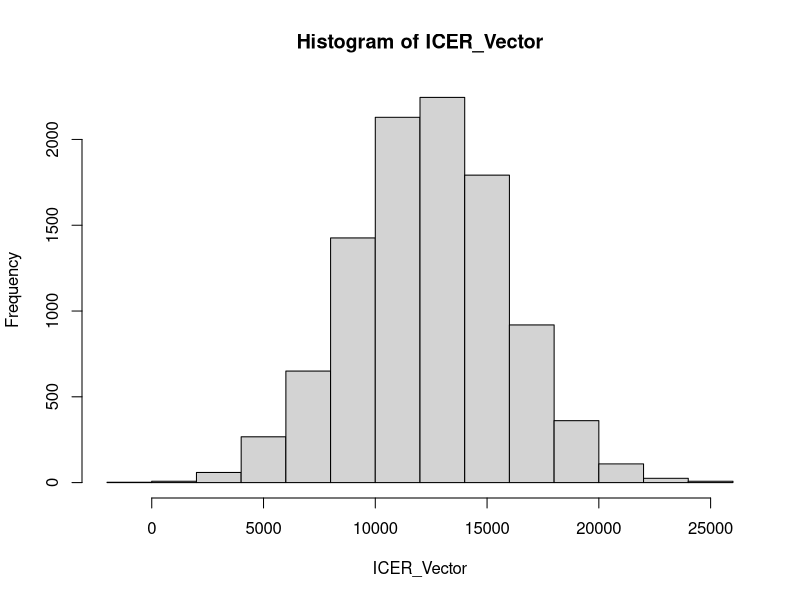
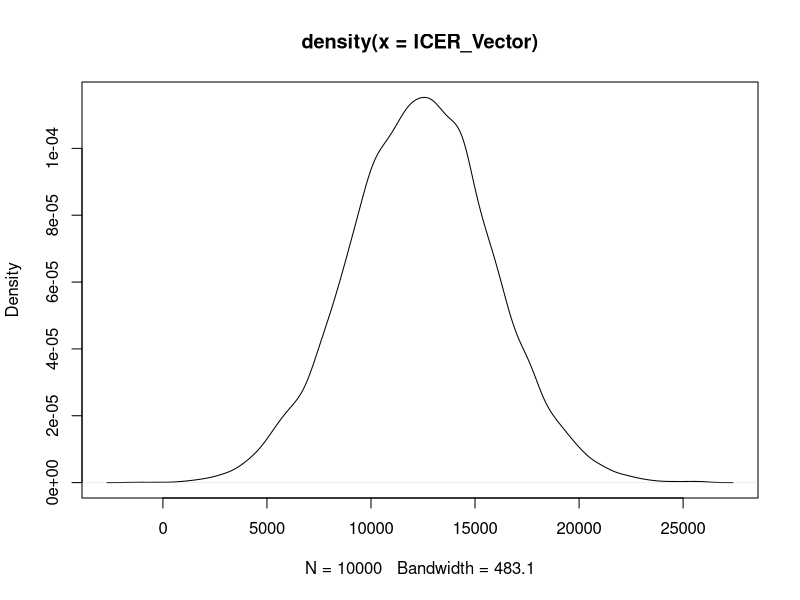
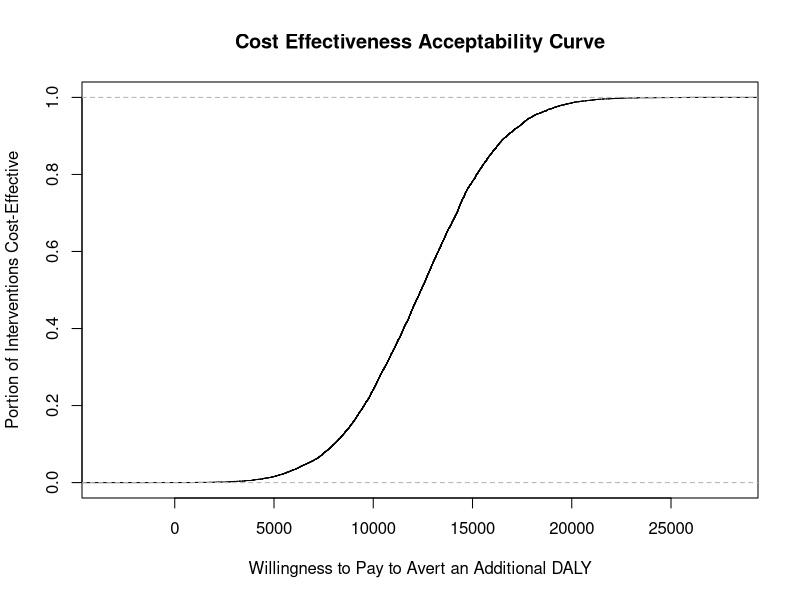

The R source for these figures, in order:
setwd("C:/Users/tresc/Dropbox/LSHTM")

ICER_csv <- function(inputdata){
  setwd("C:/Users/tresc/Dropbox/LSHTM")
  inputdata <- read.csv("inputdata.csv")
  inputdata <- as.data.frame(inputdata)
  costs_intervention <- inputdata$state_distribution_intervention * inputdata$state_costs_intervention
  total_cost_intervention <- costs_intervention[1]+costs_intervention[2]+costs_intervention[3]
  QALYs_intervention <- inputdata$state_distribution_intervention * inputdata$state_QALYs
  total_QALYs_intervention <- QALYs_intervention[1]+QALYs_intervention[2]+QALYs_intervention[3]
  
  costs_control <- inputdata$state_distribution_control * inputdata$state_costs_control
  total_cost_control <- costs_control[1]+costs_control[2]+costs_control[3]
  QALYs_control <- inputdata$state_distribution_control * inputdata$state_QALYs
  total_QALYs_control <- QALYs_control[1]+QALYs_control[2]+QALYs_control[3]
  
  ICER <- (total_cost_intervention - total_cost_control) / (total_QALYs_intervention - total_QALYs_control)
  
  return(ICER)
}

ICER_csv("inputdata.csv")
ICER_csv("pessimistic inputs.csv")
ICER_csv("optimistic inputs.csv")

################################################################################
#Try randomising part of the function, and storing simulation results

ICER_rand <- function(inputdata){
  setwd("C:/Users/tresc/Dropbox/LSHTM")
  inputdata <- read.csv("inputdata.csv")
  inputdata <- as.data.frame(inputdata)
  
  #replace intervention cost with a random draw
  inputdata$state_costs_intervention[1] <- rnorm(1,500,100)
  
  costs_intervention <- inputdata$state_distribution_intervention * inputdata$state_costs_intervention
  total_cost_intervention <- costs_intervention[1]+costs_intervention[2]+costs_intervention[3]
  QALYs_intervention <- inputdata$state_distribution_intervention * inputdata$state_QALYs
  total_QALYs_intervention <- QALYs_intervention[1]+QALYs_intervention[2]+QALYs_intervention[3]
  
  costs_control <- inputdata$state_distribution_control * inputdata$state_costs_control
  total_cost_control <- costs_control[1]+costs_control[2]+costs_control[3]
  QALYs_control <- inputdata$state_distribution_control * inputdata$state_QALYs
  total_QALYs_control <- QALYs_control[1]+QALYs_control[2]+QALYs_control[3]
  
  ICER <- (total_cost_intervention - total_cost_control) / (total_QALYs_intervention - total_QALYs_control)
  
  return(ICER)
}

ICER_Vector <- c(rep(0,10000))

for(i in 1:10000){
  ICER_Vector[i] <- ICER_rand("inputdata.csv")
  rm(i)
}

hist(ICER_Vector)

density <- density(ICER_Vector)

plot(density)

CEAC <- ecdf(ICER_Vector)

plot(CEAC,
     xlab = 'Willingness to Pay to Avert an Additional DALY',
     ylab = "Portion of Interventions Cost-Effective",
     main = 'Cost Effectiveness Acceptability Curve')


################################################################################
#Also randomise the CET/WTP

set.seed(420)

ICER_Vector <- c(rep(0,10000))

for(i in 1:10000){
  CET <- rnorm(1,10000,2500)
  if(CET <= ICER_rand("inputdata.csv")){
  ICER_Vector[i] <- 1} 
  rm(i)
}

sum(ICER_Vector)

################################################################################
#turn this into a function as well
Chance_effective <- function(inputdata){
  
  set.seed(420)
  
  ICER_Vector <- c(rep(0,10000))
  
  for(i in 1:10000){
    CET <- rnorm(1,10000,2500)
    if(CET <= ICER_rand("inputdata.csv")){
      ICER_Vector[i] <- 1} 
    rm(i)
  }
  
  Answer <- paste(100*mean(ICER_Vector), "% of Interventions are Cost-Effective")
    
  return(Answer)
}

Chance_effective("inputdata.csv")